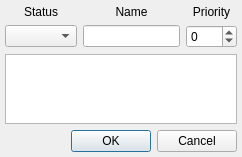
<?xml version="1.0" encoding="UTF-8"?>
<ui version="4.0">
 <class>ModifyStatusDialogClass</class>
 <widget class="QDialog" name="ModifyStatusDialogClass">
  <property name="geometry">
   <rect>
    <x>0</x>
    <y>0</y>
    <width>242</width>
    <height>148</height>
   </rect>
  </property>
  <property name="windowTitle">
   <string>Modify Status</string>
  </property>
  <layout class="QVBoxLayout" name="verticalLayout">
   <property name="leftMargin">
    <number>5</number>
   </property>
   <property name="topMargin">
    <number>5</number>
   </property>
   <property name="rightMargin">
    <number>5</number>
   </property>
   <property name="bottomMargin">
    <number>5</number>
   </property>
   <item>
    <layout class="QGridLayout" name="gridLayout">
     <item row="0" column="0">
      <widget class="QLabel" name="lblStatus">
       <property name="text">
        <string>Status</string>
       </property>
       <property name="textFormat">
        <enum>Qt::PlainText</enum>
       </property>
       <property name="alignment">
        <set>Qt::AlignCenter</set>
       </property>
       <property name="buddy">
        <cstring>cmbShow</cstring>
       </property>
      </widget>
     </item>
     <item row="0" column="1">
      <widget class="QLabel" name="lblName">
       <property name="text">
        <string>Name</string>
       </property>
       <property name="textFormat">
        <enum>Qt::PlainText</enum>
       </property>
       <property name="alignment">
        <set>Qt::AlignCenter</set>
       </property>
       <property name="buddy">
        <cstring>lneName</cstring>
       </property>
      </widget>
     </item>
     <item row="0" column="2">
      <widget class="QLabel" name="lblPriority">
       <property name="text">
        <string>Priority</string>
       </property>
       <property name="textFormat">
        <enum>Qt::PlainText</enum>
       </property>
       <property name="alignment">
        <set>Qt::AlignCenter</set>
       </property>
       <property name="buddy">
        <cstring>spbPriority</cstring>
       </property>
      </widget>
     </item>
     <item row="1" column="0">
      <widget class="QComboBox" name="cmbShow"/>
     </item>
     <item row="1" column="1">
      <widget class="QLineEdit" name="lneName"/>
     </item>
     <item row="1" column="2">
      <widget class="QSpinBox" name="spbPriority">
       <property name="minimum">
        <number>-127</number>
       </property>
       <property name="maximum">
        <number>128</number>
       </property>
      </widget>
     </item>
    </layout>
   </item>
   <item>
    <widget class="QPlainTextEdit" name="pteText">
     <property name="tabChangesFocus">
      <bool>true</bool>
     </property>
    </widget>
   </item>
   <item>
    <widget class="QDialogButtonBox" name="dbbButtons">
     <property name="standardButtons">
      <set>QDialogButtonBox::Cancel|QDialogButtonBox::Ok</set>
     </property>
    </widget>
   </item>
  </layout>
 </widget>
 <layoutdefault spacing="6" margin="11"/>
 <tabstops>
  <tabstop>cmbShow</tabstop>
  <tabstop>lneName</tabstop>
  <tabstop>spbPriority</tabstop>
  <tabstop>pteText</tabstop>
  <tabstop>dbbButtons</tabstop>
 </tabstops>
 <resources/>
 <connections/>
</ui>
